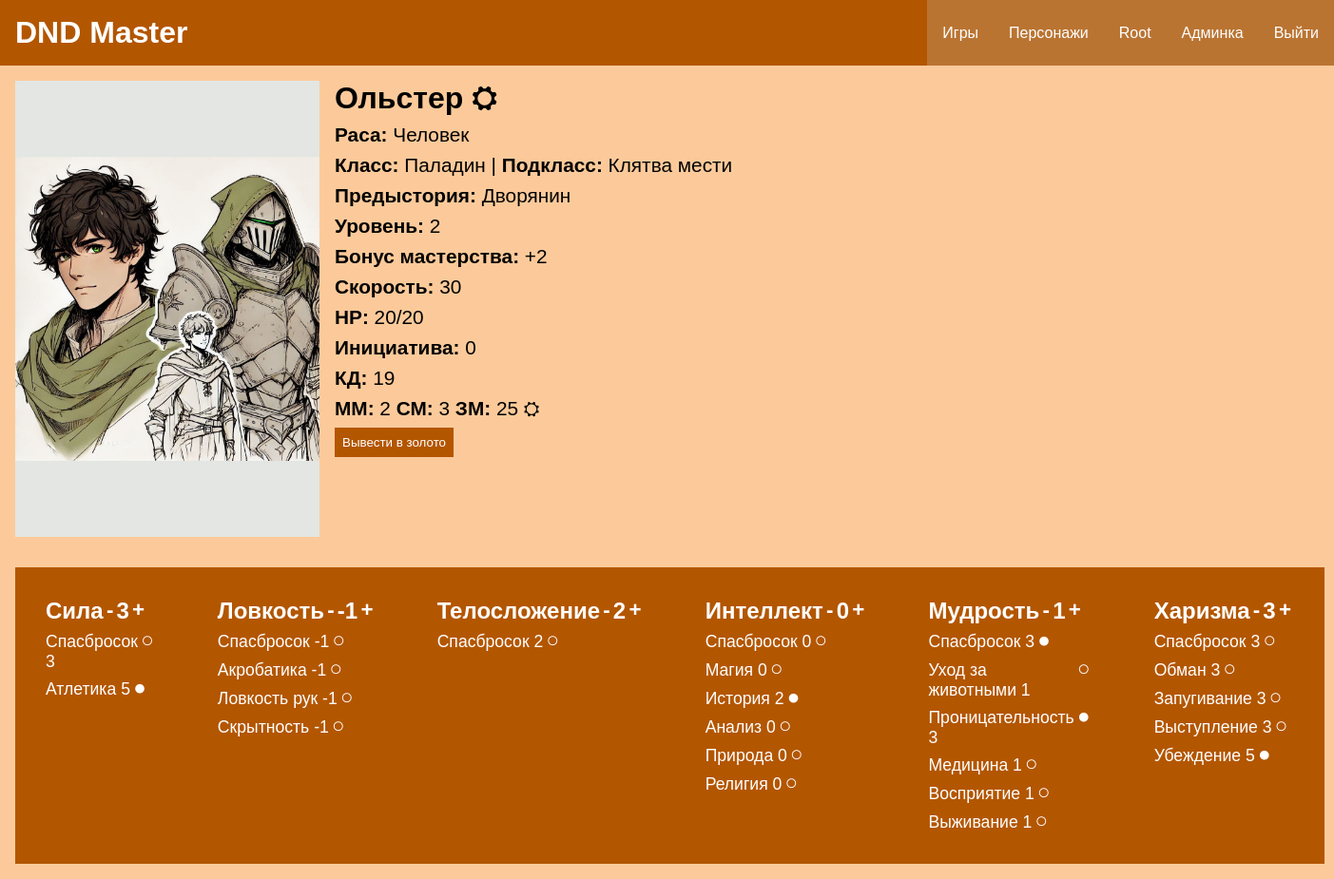
Page /characters/olster_chelovek_root/ (signed in) on the committed database.
### characterapp/models.py (models this page shows, shortened)
class Character(models.Model):
    name = models.CharField(max_length=100, verbose_name="Имя")
    dnd_class = models.ForeignKey(DndClass, on_delete=models.PROTECT, null=True, verbose_name="Класс")
    dnd_subclass = models.CharField(max_length=100, verbose_name="Подкласс", null=True, blank=True)
    race = models.ForeignKey(Race, on_delete=models.PROTECT, null=True, verbose_name="Раса")
    background = models.ForeignKey(Background, on_delete=models.PROTECT, null=True, verbose_name="Предыстория")
    max_hp = models.IntegerField(default=0, verbose_name="Max hp", validators=[MinValueValidator(0)])
    hp = models.IntegerField(default=0, verbose_name="HP", validators=[MinValueValidator(0)])
    armor_class = models.IntegerField(default=0, verbose_name="КД", validators=[MinValueValidator(0)])
    initiative = models.IntegerField(null=True, verbose_name="Инициатива", default=0)
    cooper_coins = models.IntegerField(default=0, verbose_name="ММ", validators=[MinValueValidator(0)])
    silver_coins = models.IntegerField(default=0, verbose_name="СМ", validators=[MinValueValidator(0)])
    gold_coins = models.IntegerField(default=0, verbose_name="ЗМ", validators=[MinValueValidator(0)])
    is_player = models.BooleanField(verbose_name="Игрок")
    player_name = models.CharField(max_length=100, null=True, verbose_name="Имя игрока", blank=True)
    image = models.ImageField(upload_to="characters/", null=True, blank=True, verbose_name="Изображение")
    user = models.ForeignKey(get_user_model(), null=True, blank=True, on_delete=models.PROTECT)
    level = models.IntegerField(default=1, verbose_name="Уровень", validators=[MinValueValidator(1)])
    speed = models.IntegerField(default=0, verbose_name="Скорость", validators=[MinValueValidator(0)])
    proficient_bonus = models.IntegerField(default=2, verbose_name="Бонус мастерства")
    slug = models.SlugField(null=True, blank=True)
    class Meta:
        unique_together = ('name', 'race', 'user')
        verbose_name = "Персонаж"
        verbose_name_plural = "Персонажи"
    def get_update_url(self):
        return reverse('characters:character-update', kwargs={'pk': self.pk})
    def get_coin_update_url(self):
        return reverse('characters:coin-update', kwargs={'pk': self.pk})
    def get_go_to_gold_url(self):
        return reverse('characters:go-to-gold', kwargs={'pk': self.pk})

class Ability(models.Model):
    class AbilityType(models.TextChoices):
        STR = 'STR', 'Сила'
        DEX = 'DEX', 'Ловкость'
        CON = 'CON', 'Телосложение'
        INT = 'INT', 'Интеллект'
        WIS = 'WIS', 'Мудрость'
        CHR = 'CHR', 'Харизма'
    ability = models.CharField(max_length=3, choices=AbilityType.choices, verbose_name="Навык")
    value = models.IntegerField(default=0, verbose_name="Характеристика")
    is_proficient = models.BooleanField(verbose_name="Профильное", default=False)
    character = models.ForeignKey(Character, on_delete=models.CASCADE, verbose_name="Персонаж", related_name="abilities")
    saving_throw = models.IntegerField(default=0, verbose_name="Спас бросок")
    class Meta:
        unique_together = ('character', 'ability')
        verbose_name = "Навык"
        verbose_name_plural = "Навыки"

class Skill(models.Model):
    class SkillType(models.TextChoices):
        ATH = 'ATH', 'Атлетика'
        ACR = 'ACR', 'Акробатика'
        SOH = 'SOH', 'Ловкость рук'
        STL = 'STL', 'Скрытность'
        ARC = 'ARC', 'Магия'
        HIS = 'HIS', 'История'
        INV = 'INV', 'Анализ'
        NAT = 'NAT', 'Природа'
        REL = 'REL', 'Религия'
        ANH = 'ANH', 'Уход за животными'
        INS = 'INS', 'Проницательность'
        MED = 'MED', 'Медицина'
        PER = 'PER', 'Восприятие'
        SUR = 'SUR', 'Выживание'
        DEC = 'DEC', 'Обман'
        IND = 'IND', 'Запугивание'
        PRF = 'PRF', 'Выступление'
        PRS = 'PRS', 'Убеждение'
    skill = models.CharField(max_length=3, choices=SkillType.choices, verbose_name="Скилл")
    value = models.IntegerField(default=0, verbose_name="Характеристика")
    is_proficient = models.BooleanField(verbose_name="Профильное", default=False)
    ability = models.ForeignKey(Ability, on_delete=models.CASCADE, verbose_name="Навык", related_name="skills")
    class Meta:
        unique_together = ('ability', 'skill')
        verbose_name = "Скилл"
        verbose_name_plural = "Скиллы"

### bookdata/models.py (models this page shows)
class Race(models.Model):
    name = models.CharField(max_length=100, verbose_name="Имя")
    image = models.ImageField(upload_to="bookdata/races/", null=True, blank=True, verbose_name="Изображение")
    class Meta:
        verbose_name = "Раса"
        verbose_name_plural = "Расы"
    def __str__(self):
        return self.name

class DndClass(models.Model):
    name = models.CharField(max_length=100, verbose_name="Имя")
    image = models.ImageField(upload_to="bookdata/classes/", null=True, blank=True, verbose_name="Изображение")
    class Meta:
        verbose_name = "Класс"
        verbose_name_plural = "Классы"
    def __str__(self):
        return self.name

class Background(models.Model):
    name = models.CharField(max_length=100, verbose_name="Имя")
    image = models.ImageField(upload_to="bookdata/backgrounds/", null=True, blank=True, verbose_name="Изображение")
    class Meta:
        verbose_name = "Происхождение"
        verbose_name_plural = "Происхождения"
    def __str__(self):
        return self.name

### characterapp/views.py (the view)
# urls.py: path('<slug:slug>/', views.CharacterDetailView.as_view(), name='character-detail'),
class CharacterDetailView(LoginRequiredMixin, UserPassesTestMixin, DetailView):
    model = Character
    context_object_name = 'character'
    template_name = 'characterapp/character_detail.html'
    def test_func(self):
        return (self.request.user == self.get_object().user) or (not self.get_object().is_player)
    def get_context_data(self, **kwargs):
        context = super().get_context_data(**kwargs)
        context['title'] = self.object.name
        return context

### characterapp/templates/characterapp/character_detail.html (shortened to what this page needs)
{% extends 'base.html' %}
{% block content %}
<div class="detail_page_div">
    <div class="character_detail_base">
        {% if character.image %}
        <img src="{{character.image.url}}">
        {% else %}
        <img src="/media/staticmedia/image-placeholder-vertical.jpg">
        {% endif %}
        <div class="character_detail_info">
            <h1>
                {{character.name}} <a href="{{character.get_update_url}}">⛭</a>{% if not character.is_player %} <span class="npc_sign">NPC</span> {% endif %}
            </h1>
            <p><b>Раса: </b>{{character.race}}</p>
            <p><b>Класс: </b>{{character.dnd_class}} | <b>Подкласс: </b>{{character.dnd_subclass}}</p>
            <p><b>Предыстория: </b>{{character.background}}</p>
            <p><b>Уровень: </b>{{character.level}}</p>
            <p><b>Бонус мастерства: </b>+{{character.proficient_bonus}}</p>
            <p><b>Скорость: </b>{{character.speed}}</p>
            <p><b>HP: </b>{{character.hp}}/{{character.max_hp}}</p>
            <p><b>Инициатива: </b>{{character.initiative}}</p>
            <p><b>КД: </b>{{character.armor_class}}</p>
            <p><b>ММ: </b>{{character.cooper_coins}} <b>СМ: </b>{{character.silver_coins}} <b>ЗМ: </b>{{ character.gold_coins }} <a href="{{character.get_coin_update_url}}">⛭</a></p>
            <form method="post" action="{{character.get_go_to_gold_url}}" class="go_to_gold_form">
                <button>Вывести в золото</button>
            </form>
        </div>
    </div>
    <div class="character_ability_collection">
        {% for ability in character.abilities.all %}
        <div class="ability_div">
            <div class="ability_element">
                <h2>{{ability.get_ability_display}}</h2>
                <form method="post" action="{% url 'characters:character-decrease-ability' ability.id %}">
                    <button>-</button>
                </form>
                <h2>{{ability.value}}</h2>
                <form method="post" action="{% url 'characters:character-increase-ability' ability.id %}">
                    <button>+</button>
                </form>
            </div>
            <div class="skill_div">
                <div class="skill_element">
                    <p>Спасбросок {{ability.saving_throw}}</p>
                    <form method="post" action="{% url 'characters:make-proficient-ability' ability.id %}">
                        <button>{% if ability.is_proficient %} ● {% else %} ○ {% endif %}</button>
                    </form>
                </div>
                {% for skill in ability.skills.all %}
                <div class="skill_element">
                    <p>{{ skill.get_skill_display }}  {{ skill.value }}</p>
                    <form method="post" action="{% url 'characters:make-proficient-skill' skill.id %}">
                        <button>{% if skill.is_proficient %} ● {% else %} ○ {% endif %}</button>
                    </form>
                </div>
                {% endfor %}
            </div>
        </div>
        {% endfor %}
    </div>
</div>
{% endblock %}

### templates/base.html (shortened to what this page needs)
{% load static %}
<!DOCTYPE html>
<html lang="en">
<head>
    <link rel="stylesheet" type="text/css" href="{% static 'characterapp/css/style.css' %}">
</head>
<body>
<header>
    <h1 class="header_h">DND Master</h1>
    <div class="header_links">
        <a href="{% url 'game:game-list' %}">Игры</a>
        <a href="{% url 'characters:character-list' %}">Персонажи</a>
        {% if request.user.is_authenticated %}
        <a href="{% url 'users:update' %}">{{request.user.username|capfirst}}</a>
        {% if request.user.is_staff %}
        <a href="{% url 'admin:index' %}">Админка</a>
        {% endif %}
        <a href="{% url 'users:logout' %}">Выйти</a>
        {% else %}
        <a href="{% url 'users:login' %}">Войти</a>
        <a href="{% url 'users:register' %}">Регистрация</a>
        {% endif %}
    </div>
</header>
<main>
    {% block content %}
    {% endblock %}
</main>
</body>
</html>

### characterapp/static/characterapp/css/style.css (style rules this page uses)
:root { --primary_background: #b35600; --link_secondary:#ba7432; --link_active: #faab61; --main_background: #fcca9a; --simple_background: #e3e6e3; }
html { min-height: 100%; }
body { min-height: 100vh; }
html, body { display: flex; flex-direction: column; }
* { padding: 0; margin: 0; font-family: sans-serif; }
header { background: var(--primary_background); display: flex; justify-content: space-between; }
.header_h { color: white; padding: 1rem; }
.header_links { display: flex; height: 100dp; }
.header_links a { display: block; height: 100%; align-content: center; background: var(--link_secondary); text-decoration: none; color: white; padding-right: 1rem; padding-left: 1rem; }
.detail_page_div { background: var(--main_background); min-height: calc(100vh - 6.3rem); padding: 1rem; }
.character_detail_base { display: flex; }
.character_detail_base img { width: 20rem; height: 30rem; object-fit: contain; background: var(--simple_background); }
.character_detail_info { padding-left: 1rem; }
.character_detail_info a { text-decoration: none; color: black; }
.character_detail_info p { margin-top: 0.5rem; font-size: 1.3rem; }
.go_to_gold_form { margin-top: 0.5rem; }
.go_to_gold_form button { padding: 0.5rem; background: var(--primary_background); color: white; border-style: none; cursor: pointer; transition: background 30ms ease-in-out; }
.character_ability_collection { margin-top: 2rem; display: flex; justify-content: space-around; }
.ability_div { padding: 2rem; background: var(--primary_background); color: white; }
.ability_element, .skill_element { display: flex; }
.ability_element h2, .skill_element p { margin-right: 0.2rem; }
.ability_element button { margin-right: 0.2rem; cursor: pointer; background: none; font-weight: bold; border-style: none; color: white; font-size: 1.4rem; }
.skill_element button { margin-right: 0.2rem; cursor: pointer; background: none; font-weight: bold; border-style: none; color: white; margin-top: 0.25rem; font-size: 1.4rem; }
.skill_div p { font-size: 1.1rem; margin-top: 0.5rem; }

### rows in the picture
Character: image (picture), name "Ольстер", race "Человек", dnd_class "Паладин", dnd_subclass "Клятва мести", background "Дворянин", level "2", proficient_bonus "2", speed "30", hp "20", max_hp "20", initiative "0", armor_class "19", cooper_coins "2", silver_coins "3", gold_coins "25"
Ability: ability "Сила", value "3", saving_throw "3"
Skill: skill "Атлетика", value "5"
Ability: ability "Ловкость", value "-1", saving_throw "-1"
Skill: skill "Акробатика", value "-1"
Skill: skill "Ловкость рук", value "-1"
Skill: skill "Скрытность", value "-1"
Ability: ability "Телосложение", value "2", saving_throw "2"
Ability: ability "Интеллект", value "0", saving_throw "0"
Skill: skill "Магия", value "0"
Skill: skill "История", value "2"
Skill: skill "Анализ", value "0"
Skill: skill "Природа", value "0"
Skill: skill "Религия", value "0"
Ability: ability "Мудрость", value "1", saving_throw "3"
Skill: skill "Уход за животными", value "1"
Skill: skill "Проницательность", value "3"
Skill: skill "Медицина", value "1"
Skill: skill "Восприятие", value "1"
Skill: skill "Выживание", value "1"
Ability: ability "Харизма", value "3", saving_throw "3"
Skill: skill "Обман", value "3"
Skill: skill "Запугивание", value "3"
Skill: skill "Выступление", value "3"
Skill: skill "Убеждение", value "5"

### other values in the picture
{{ request.user.username|capfirst }} "Root"
